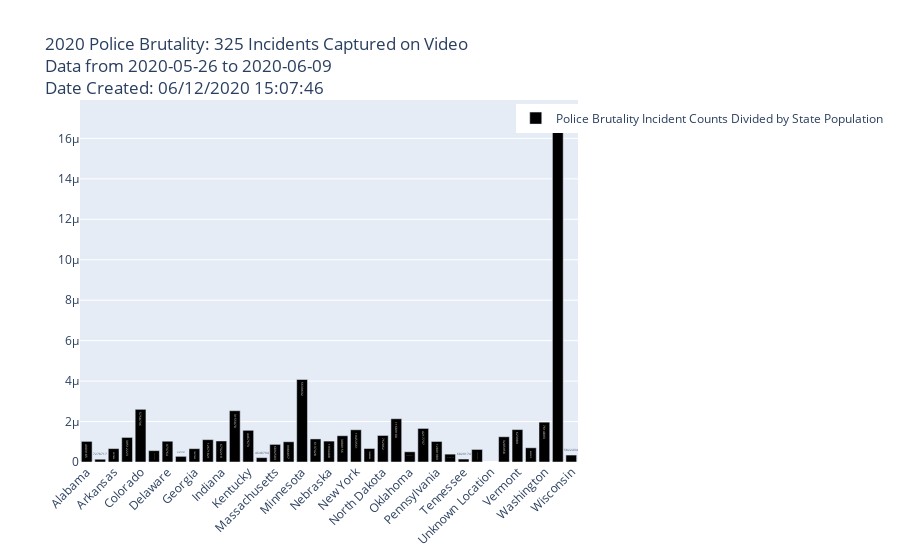

Notebook source saved alongside this figure:
### Code cell
by_state = pd_consolidated.groupby('state')
by_state_sum_incidents = by_state.sum()




# Set up Data Frame for State Population      
state_pop_df = pd.DataFrame(columns=['state','population'])
for state in list(by_state_sum_incidents['incident_value'].index):
    #print(state)
    if state in list(usa_state_pop2019["NAME"]):
        #print(state)
        #print(usa_state_pop2019[usa_state_pop2019["NAME"] == state]["POPESTIMATE2019"].values[0])
        state_pop_df = state_pop_df.append({'state': state, 'population': usa_state_pop2019[usa_state_pop2019["NAME"] == state]["POPESTIMATE2019"].values[0]}, 
                                           ignore_index =True)

        
# Set up Data Frame for Incident Count Per State
state_pb_per_capita = pd.DataFrame(columns=['state','incident_count','population','incident_per_capita'])
for index_num in range(0,len(by_state_sum_incidents['incident_value'].index)):
    per_capita_pb_incidents = by_state_sum_incidents['incident_value'].values[index_num]/state_pop_df['population'].values[index_num]
    if by_state_sum_incidents.index[index_num] in list(usa_state_pop2019["NAME"]):
        state = by_state_sum_incidents.index[index_num]
        state_pb_per_capita = state_pb_per_capita.append({'state':by_state_sum_incidents.index[index_num],
                                                          'incident_count': by_state_sum_incidents['incident_value'].values[index_num],
                                                          'population': state_pop_df['population'].values[index_num],
                                                          'incident_per_capita':per_capita_pb_incidents},
                                                         ignore_index =True)

# Set up dictionary for the Plotly Map Text      
dict_of_incident_names = {}

for state in by_state_sum_incidents['incident_value'].keys():
    #print(state)
    dict_of_incident_names[state] = {}
    pb_query = pd_consolidated['state'] == state
    #print(pd_consolidated[pb_query]['links'])
    dict_of_incident_names[state] = pd_consolidated[pb_query]['name']

array_pb_incident_names = np.array(list(dict_of_incident_names.values()))

by_date = pd_consolidated.groupby('date')
by_date_sum_incidents = by_date.sum()
first_date = by_date_sum_incidents.index[1]
last_date = by_date_sum_incidents.index[len(by_date_sum_incidents.index)-1]

fig = go.Figure(data=[go.Bar(
    x=state_pb_per_capita['state'],
    y=state_pb_per_capita['incident_per_capita'],
    marker_color= 'black',
    name = 'Police Brutality Incident Counts Divided by State Population',
    text = state_pb_per_capita['population'],
    hovertext = state_pb_per_capita['incident_count'],
    #customdata = ,
    hovertemplate = "State: %{x}<br>Incident Counts: %{hovertext}<br>Population: %{text}<br>Per Captita Incident Count: %{y}<extra></extra>",
    width = .8,
    showlegend = True,
)])

# datetime object containing current date and time
now = datetime.now()
# dd/mm/YY H:M:S
dt_string = now.strftime("%m/%d/%Y %H:%M:%S")

fig.update_layout(title_text = '2020 Police Brutality: {} Incidents Captured on Video<br>Data from {} to {}<br>Date Created: {}'.format(len(pb_data_raw),first_date,last_date,dt_string),
                  xaxis_tickangle=-45,
                  autosize=True,
#                   width=1500,
#                   height=1200,
                  legend_orientation="v",
                  legend=dict(x=.875, y=0.99)
                 )

fig.write_html(r"C:\Users\cdwhi\Documents\Python\My_Code\Police_Brutality_2020\PB_2020_Bar_Graph_Incidents_by_State_per_Population\index.html")
fig.show()

### Figure 1 — Plotly figure (JSON) as saved in the notebook; plotly's stock layout.template omitted (floating-point values rounded to 4 significant figures)
{"data": [{"hovertemplate": "State: %{x}<br>Incident Counts: %{hovertext}<br>Population: %{text}<br>Per Captita Incident Count: %{y}<extra></extra>", "hovertext": [5, 1, 2, 48, 15, 2, 1, 6, 7, 14, 7, 8, 7, 1, 6, 10, 23, 7, 2, 4, 31, 7, 1, 25, 2, 7, 13, 2, 1, 18, 2, 4, 1, 6, 15, 12, 2], "marker": {"color": "black"}, "name": "Police Brutality Incident Counts Divided by State Population", "showlegend": true, "text": [4903185, 7278717, 3017804, 39512223, 5758736, 3565287, 973764, 21477737, 10617423, 12671821, 6732219, 3155070, 4467673, 4648794, 6892503, 9986857, 5639632, 6137428, 1934408, 3080156, 19453561, 10488084, 762062, 11689100, 3956971, 4217737, 12801989, 5148714, 6829174, 28995881, null, 3205958, 623989, 8535519, 7614893, 705749, 5822434], "type": "bar", "width": 0.8, "x": ["Alabama", "Arizona", "Arkansas", "California", "Colorado", "Connecticut", "Delaware", "Florida", "Georgia", "Illinois", "Indiana", "Iowa", "Kentucky", "Louisiana", "Massachusetts", "Michigan", "Minnesota", "Missouri", "Nebraska", "Nevada", "New York", "North Carolina", "North Dakota", "Ohio", "Oklahoma", "Oregon", "Pennsylvania", "South Carolina", "Tennessee", "Texas", "Unknown Location", "Utah", "Vermont", "Virginia", "Washington", "Washington DC", "Wisconsin"], "y": [1.02e-06, 1.374e-07, 6.627e-07, 1.215e-06, 2.605e-06, 5.61e-07, 1.027e-06, 2.794e-07, 6.593e-07, 1.105e-06, 1.04e-06, 2.536e-06, 1.567e-06, 2.151e-07, 8.705e-07, 1.001e-06, 4.078e-06, 1.141e-06, 1.034e-06, 1.299e-06, 1.594e-06, 6.674e-07, 1.312e-06, 2.139e-06, 5.054e-07, 1.66e-06, 1.015e-06, 3.884e-07, 1.464e-07, 6.208e-07, null, 1.248e-06, 1.603e-06, 7.029e-07, 1.97e-06, 1.7e-05, 3.435e-07]}], "layout": {"autosize": true, "legend": {"orientation": "v", "x": 0.875, "y": 0.99}, "title": {"text": "2020 Police Brutality: 325 Incidents Captured on Video<br>Data from 2020-05-26 to 2020-06-09<br>Date Created: 06/12/2020 15:07:46"}, "xaxis": {"tickangle": -45}}}
